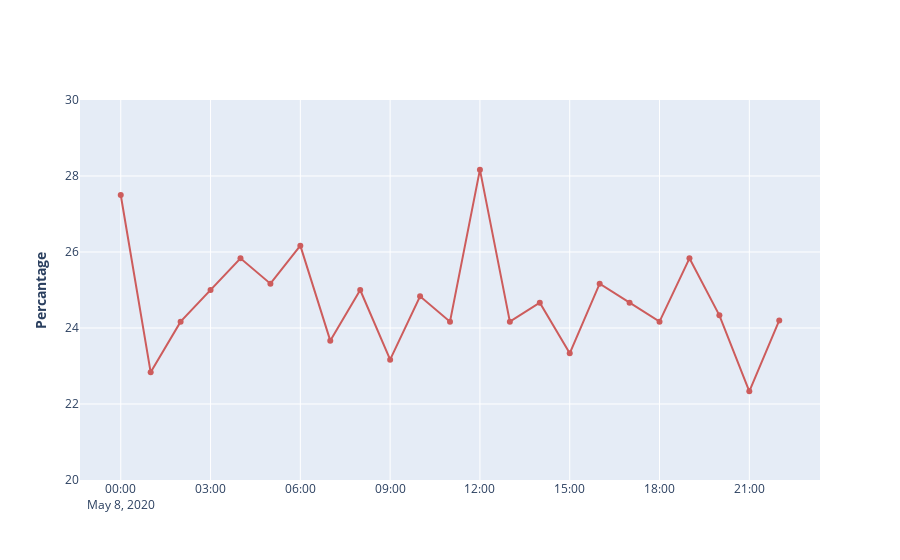

Here is the notebook cell this chart was saved with:
### Code cell
fig = go.Figure()

fig.add_trace(go.Scatter(x=df_evde_kalma.index, y=df_evde_kalma['Evde_Kalma_Orani'],
                         marker_color='indianred',
                    mode='lines+markers',
                    name='lines+markers'))

fig.update_yaxes(range=[20, 30],title_text="<b>Percantage</b>")

fig.show()

### Figure 1 — Plotly figure (JSON) as saved in the notebook; plotly's stock layout.template omitted (floating-point values rounded to 4 significant figures)
{"data": [{"marker": {"color": "indianred"}, "mode": "lines+markers", "name": "lines+markers", "type": "scatter", "x": ["2020-05-08T00:00:00", "2020-05-08T01:00:00", "2020-05-08T02:00:00", "2020-05-08T03:00:00", "2020-05-08T04:00:00", "2020-05-08T05:00:00", "2020-05-08T06:00:00", "2020-05-08T07:00:00", "2020-05-08T08:00:00", "2020-05-08T09:00:00", "2020-05-08T10:00:00", "2020-05-08T11:00:00", "2020-05-08T12:00:00", "2020-05-08T13:00:00", "2020-05-08T14:00:00", "2020-05-08T15:00:00", "2020-05-08T16:00:00", "2020-05-08T17:00:00", "2020-05-08T18:00:00", "2020-05-08T19:00:00", "2020-05-08T20:00:00", "2020-05-08T21:00:00", "2020-05-08T22:00:00"], "y": [27.5, 22.83, 24.17, 25, 25.83, 25.17, 26.17, 23.67, 25, 23.17, 24.83, 24.17, 28.17, 24.17, 24.67, 23.33, 25.17, 24.67, 24.17, 25.83, 24.33, 22.33, 24.2]}], "layout": {"yaxis": {"range": [20, 30], "title": {"text": "<b>Percantage</b>"}}}}
